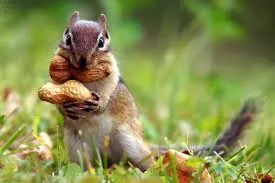
#> input picture resimler/squirrel.webp, 275 x 183 px, found by its file name
$ python gradian.py
#> lines starting #> are read from the running program, lines starting #| are printed output that depends on the picture; after the words box and inside, x2 and y2 are one past the last pixel; in counts of white or black regions, pixels touching at a corner belong together
import cv2, numpy as np

img1 = cv2.imread("resimler/squirrel.webp")
#> img1 is the input picture: shape (183, 275, 3); mean B, G, R 79.8, 141.3, 135.5
img1 = cv2.resize(img1, (512,512))
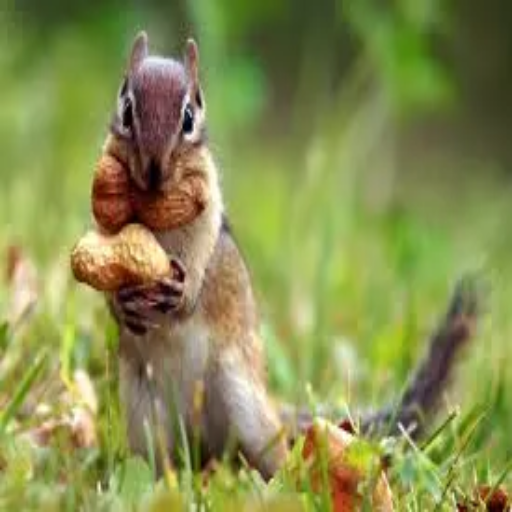
#> img1: shape (512, 512, 3); mean B, G, R 79.7, 141.2, 135.4

hsv = cv2.cvtColor(img1 , cv2.COLOR_BGR2HSV)
#> hsv: shape (512, 512, 3); mean H, S, V 35.7, 122.4, 148.8

blue1= np.array([100,0,0])
blue2= np.array([255,255,255])

mask = cv2.inRange(hsv,blue1,blue2)
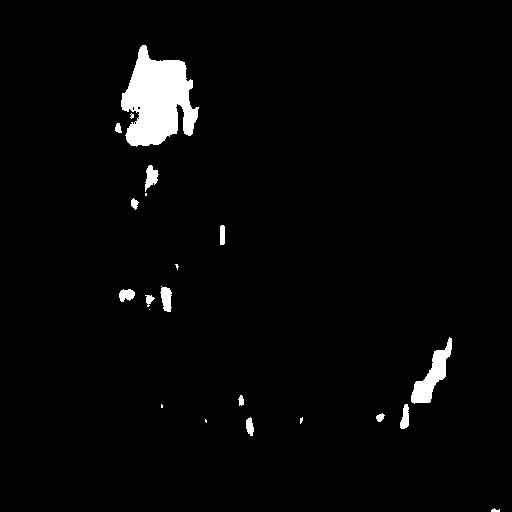
#> mask: shape (512, 512); 2.8% white; 21 white regions (7 under 20 px), largest, box (x1, y1, x2, y2) and area: (121, 45, 199, 147) 4958, (411, 337, 452, 404) 1017, (160, 286, 172, 312) 219

res = cv2.bitwise_and(img1,img1,mask=mask)
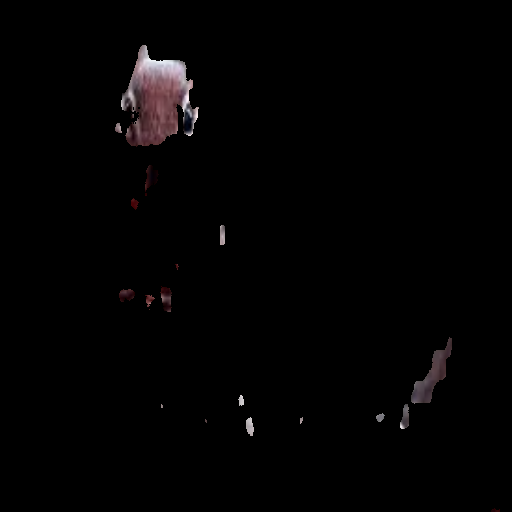
#> res: shape (512, 512, 3); mean B, G, R 2.6, 2.4, 3.1
kernel = np.ones((5,5), np.uint8)

graident = cv2.morphologyEx(mask, cv2.MORPH_GRADIENT, kernel)
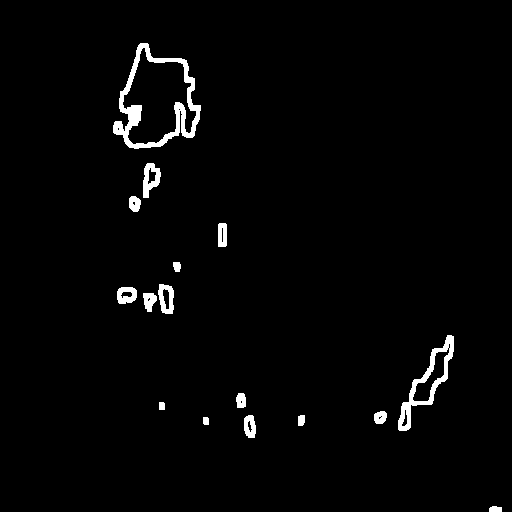
#> graident: shape (512, 512); 2.1% white; 16 white regions, largest, box (x1, y1, x2, y2) and area: (113, 43, 201, 149) 2159, (398, 335, 454, 431) 1137, (143, 163, 161, 198) 357

cv2.imshow('original' , img1)
cv2.imshow('final image' , graident)

cv2.waitKey(0)
cv2.destroyAllWindows()
